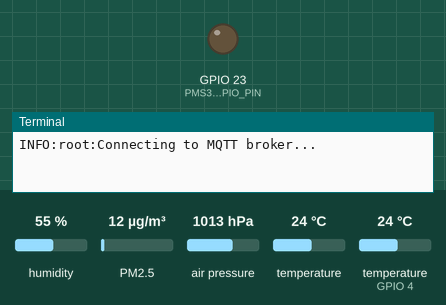
Recording of a program running on a simulated Raspberry Pi (BCM pin numbers). Shown: output pins drawn as LEDs (lit = HIGH), the last lines printed to the terminal. Inputs (shaded band) come from the test bench; at power-on: PM2.5 12 µg/m³, humidity 55 %, air pressure 1013 hPa, temperature 24 °C, temperature (sensor on GPIO 4) 24 °C. No MQTT or app messages arrive unless stated; threads take turns every 2 ms; the clock reads 2024-03-15 10:24:30 at power-on unless the program sets it; pins used as bus, display or sensor lines are not drawn.

Above: at 0.1 s.
At 1.2 s:
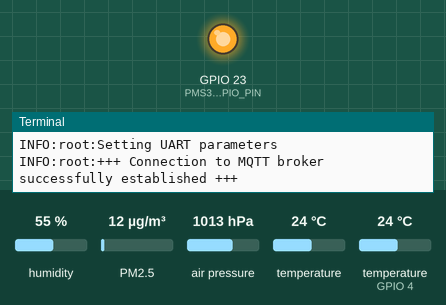
1.3 s: PM2.5 set to 6 µg/m³
4.0 s: PM2.5 set to 75 µg/m³
Timing chart, 0 to 7.0 s (numbered marks = the images above; inputs shaded):
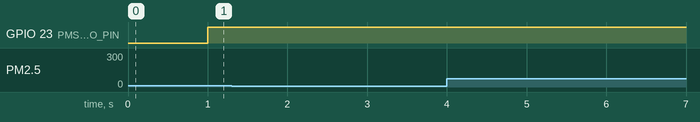

The program:

mqtt_publisher.py
```python
#!/usr/bin/env python
"""
Script collects data from temperature/humidity sensor, pressure sensor and air contamination sensor.
Sensor data are processed and converted into json and published as MQTT messages.
"""
import json
import time
import logging
import serial
from threading import Thread
import RPi.GPIO as GPIO
import smbus
import paho.mqtt.client as mqtt
import Adafruit_DHT
import aux_modules

logging.basicConfig(level=logging.DEBUG)

MOTION_SENSOR_GPIO_PIN = 27
PMS3003_SET_GPIO_PIN = 23
PMS3003_RESET_GPIO_PIN = 24

GPIO.setmode(GPIO.BCM)
# set motion sensor pin as input
GPIO.setup(MOTION_SENSOR_GPIO_PIN, GPIO.IN)

# set SET/RESET pins of PMS3003 as output
GPIO.setup(PMS3003_SET_GPIO_PIN, GPIO.OUT)
GPIO.setup(PMS3003_RESET_GPIO_PIN, GPIO.OUT)

# mqtt settings
BROKER_HOST = "192.168.1.165"
BROKER_PORT = 1883
BROKER_USERNAME = '***'
BROKER_PASSWORD = '***'


# settings for sensor type: DHT22
DHT_TYPE = Adafruit_DHT.DHT22
# sensor connected to GPIO4
DHT_PIN_NO = 4


# settings for I2C bus (MPL115A2 sensor)
i2c_bus = smbus.SMBus(1)


class MqttDataPublisher():
    """
    Class for sensor data processing and publishing as mqtt messages
    """
    def __init__(self):
        self.temperature = None
        self.humidity = None
        self.pressure = None
        self.pm1 = None
        self.pm2_5 = None
        self.pm10 = None
        self.mqtt_client = None

        # read temperature & humidity in background thread
        t_temperature_humidity = Thread(target=self.read_temperature_humidity,
                                        args=(DHT_TYPE, DHT_PIN_NO))
        t_temperature_humidity.daemon = False
        t_temperature_humidity.start()

        # read air dust (PM1, PM2.5, PM10) in background thread
        t_pm = Thread(target=self.read_air_dust_sensor, args=())
        t_pm.daemon = False
        t_pm.start()

    def read_temperature_humidity(self, sensor_type, pin_no):
        """
        Read temperature and humidity from DHT22 sensor
        Args:
            sensor_type: str - sensor type (Adafruit_DHT.DHT22 or Adafruit_DHT.DHT11)
            pin_no: int - GPIO pin of connected sensor
        """

        while True:
            self.humidity, self.temperature = Adafruit_DHT.read_retry(sensor_type, pin_no)
            time.sleep(4)

    def read_pressure(self, i2c_address):
        """
        Read data from pressure  MPL115A2 sensor.
        MPL115A2 address: 0x60(96dec)
        Reading Coefficents for compensation
        Read data back from 0x04(04), 8 bytes
        a0 MSB, a0 LSB, b1 MSB, b1 LSB, b2 MSB, b2 LSB, c12 MSB, c12 LSB
        """

        data = i2c_bus.read_i2c_block_data(i2c_address, 0x04, 8)

        # Convert the data to floating points
        a0 = (data[0] * 256 + data[1]) / 8.0
        b1 = data[2] * 256 + data[3]
        if b1 > 32767:
            b1 -= 65536
        b1 = b1 / 8192.0
        b2 = data[4] * 256 + data[5]
        if b2 > 32767:
            b2 -= 65535
        b2 = b2 / 16384.0
        c12 = ((data[6] * 256 + data[7]) / 4) / 4194304.0

        # write command to the sensor:
        # MPL115A2 address: 0x60(96)
        # Send Pressure measurement command: 0x12(18)
        # Start conversion: 0x00(00)
        i2c_bus.write_byte_data(i2c_address, 0x12, 0x00)

        time.sleep(0.1)

        # read data from i2c:
        # MPL115A2 address, 0x60(96)
        # Read data back from 0x00(00), 4 bytes
        # pres MSB, pres LSB, temp MSB, temp LSB
        data = i2c_bus.read_i2c_block_data(i2c_address, 0x00, 4)

        # Convert the data to 10-bits
        pres = ((data[0] * 256) + (data[1] & 0xC0)) / 64
        temp = ((data[2] * 256) + (data[3] & 0xC0)) / 64

        # Calculate pressure compensation
        press_comp = a0 + (b1 + c12 * temp) * pres + b2 * temp

        # Convert the data to [hPa]
        self.pressure = ((65.0 / 1023.0) * press_comp + 50) * 10.0
        converted_temp = (temp - 498) / (-5.35) + 25

    def read_air_dust_sensor(self):
        """
        Read data from air contamination sensor PMS3003
        over serial connection
        """

        GPIO.output(PMS3003_SET_GPIO_PIN, 0)
        GPIO.output(PMS3003_RESET_GPIO_PIN, 0)
        time.sleep(1)

        # set GPIO23 - SET(PMS3003), GPIO24 - RESET(PMS3003) to High
        GPIO.output(PMS3003_SET_GPIO_PIN, 1)
        GPIO.output(PMS3003_RESET_GPIO_PIN, 1)

        try:
            logging.info("Setting UART parameters")
            uart_conn = serial.Serial('/dev/ttyAMA0',
                                    baudrate=9600,
                                    parity=serial.PARITY_NONE,
                                    stopbits=serial.STOPBITS_ONE,
                                    bytesize=serial.EIGHTBITS,
                                    timeout=3.0,
                                    rtscts=False,
                                    dsrdtr=False
                                    )

            time.sleep(0.5)

        except serial.SerialException:
            logging.error("UART connection failure")

        else:
            time.sleep(0.5)

            while True:
                hex_data = uart_conn.read(30).hex()
                time.sleep(0.5)

                start_char = hex_data.find("424d")

                if start_char > -1 and start_char < 30:

                    frame_len_hi = int(hex_data[start_char + 4:start_char + 6], 16)
                    frame_len_lo = int(hex_data[start_char + 6:start_char + 8], 16)
                    frame_len = frame_len_hi * 256 + frame_len_lo

                    pm1_std_hi = int(hex_data[start_char + 8:start_char + 10], 16)
                    pm1_std_lo = int(hex_data[start_char + 10:start_char + 12], 16)
                    pm1_std = pm1_std_hi * 256 + pm1_std_lo
                    logging.info("PM1: %s", pm1_std)

                    pm2_5_std_hi = int(hex_data[start_char + 12:start_char + 14], 16)
                    pm2_5_std_lo = int(hex_data[start_char + 14:start_char + 16], 16)
                    pm2_5_std = pm2_5_std_hi *256 + pm2_5_std_lo
                    logging.info("PM2.5: %s", pm2_5_std)

                    pm10_std_hi = int(hex_data[start_char + 16:start_char + 18], 16)
                    pm10_std_lo = int(hex_data[start_char + 18:start_char + 20], 16)
                    pm10_std = pm10_std_hi * 256 + pm10_std_lo
                    logging.info("PM10: %s", pm10_std)

                    self.pm1, self.pm2_5, self.pm10 = pm1_std, pm2_5_std, pm10_std

                    time.sleep(5)

    def process_publish(self):
        """
        Process sensor data and publish as mqtt messages
        """
        life_bit = 0

        # timer for cyclically sending data
        resend_timer = aux_modules.Timer()
        resend_timer.start()
        while True:

            # send life_bit to main RPi
            life_bit += 1
            if life_bit > 254:
                life_bit = 0

            # read status of motion sensor
            motion_sensor = GPIO.input(MOTION_SENSOR_GPIO_PIN)

            self.read_pressure(i2c_address=0x60)

            # send data every 3 seconds or immediately if motion detected
            if resend_timer.elapsed_time > 3 or motion_sensor is True:
                resend_timer.stop()
                resend_timer.start()

                temperature = self.temperature
                humidity = self.humidity
                pressure = self.pressure
                pm1 = self.pm1
                pm2_5 = self.pm2_5
                pm10 = self.pm10

                if (humidity is not None
                    and temperature is not None
                    and pressure is not None
                    and pm1 is not None and pm2_5 is not None and pm10 is not None):
                    logging.debug(" \n \
                                    Temp={0:0.1f} \n \
                                    Humidity={1:0.1f}% \n \
                                    Press={2:0.1f} \n \
                                    MotionSensor:{3:2d} \n \
                                    PM1:{4:2d} PM2.5:{5:2d} PM10:{6:2d} ".
                                    format(temperature,
                                            humidity,
                                            pressure,
                                            motion_sensor,
                                            pm1,
                                            pm2_5,
                                            pm10))

                    time.sleep(0.3)

                    mqtt_topic = "HomeAutomation/LivingRoom"
                    logging.info("Publishing message to topic: %s", mqtt_topic)

                    json_msg = {'temperature': round(temperature, 3),
                                'humidity':    round(humidity, 0),
                                'pressure':    round(pressure, 2),
                                'motion_sensor': motion_sensor,
                                'pm1': pm1,
                                'pm2.5': pm2_5,
                                'pm10': pm10,
                                'life_bit': life_bit}
                    self.mqtt_client.publish(topic=mqtt_topic,
                                                payload=json.dumps(json_msg),
                                                qos=1,
                                                retain=False)

                else:
                    logging.error("Failed to fetch sensors data ")
                    time.sleep(0.5)

    def on_mqtt_connect(self, mqttc, userdata, flags, rc, props):
        """
        Called when MQTT connection successfully established
        """
        if rc==0:
            logging.info("Connected to MQTT Broker")
        else:
            logging.error("Failed to connect to MQTT Broker, error code: %s", rc)
            if rc==1:
                logging.error("1: Connection refused - incorrect protocol version")
            elif rc==2:
                logging.error("2: Connection refused - invalid client identifier")
            elif rc==3:
                logging.error("3: Connection refused - server unavailable")
            elif rc==4:
                logging.error("4: Connection refused - bad username or password")
            elif rc==5:
                logging.error("5: Connection refused - not authorised")


    def on_mqtt_message(self, client, userdata, message):
        """
        Called when MQTT message received
        """
        print(str(message.topic), ":", str(message.payload.decode('utf-8')))

    def connect_mqtt(self):
        """
        Connect to MQTT broker
        """
        while True:
            try:
                logging.info("Connecting to MQTT broker...")
                self.mqtt_client = mqtt.Client(mqtt.CallbackAPIVersion.VERSION2,
                                                "mqtt_publisher_living_room",
                                                protocol=mqtt.MQTTv5)
                self.mqtt_client.username_pw_set(BROKER_USERNAME,
                                        BROKER_PASSWORD)
                self.mqtt_client.on_connect = self.on_mqtt_connect
                self.mqtt_client.on_message = self.on_mqtt_message
                self.mqtt_client.connect(BROKER_HOST, BROKER_PORT)
                self.mqtt_client.loop_start()
                time.sleep(1)
            except Exception as err:
                logging.error("--- Connection to MQTT broker failed: %s ---", err)
            else:
                logging.info("+++ Connection to MQTT broker successfully established +++")
                break

if __name__ == "__main__":

    data_publisher = MqttDataPublisher()
    data_publisher.connect_mqtt()
    data_publisher.process_publish()
```

aux_modules.py
```python
import time

class TimerError(Exception):
    """A custom exception used to report errors in use of Timer class"""

class Timer:
    def __init__(self):
        self._start_time = None
        self._elapsed_time = None

    def start(self):
        """Start a new timer"""
        if self._start_time is not None:
            raise TimerError(f"Timer is running. Use .stop() to stop it")

        self._start_time = time.perf_counter()

    def stop(self):
        """Stop the timer, and report the elapsed time"""
        if self._start_time is None:
            raise TimerError(f"Timer is not running. Use .start() to start it")

        elapsed_time = time.perf_counter() - self._start_time
        self._start_time = None
        #print(f"Elapsed time: {elapsed_time:0.4f} seconds")

    @property
    def elapsed_time(self):
        """ get time which elapsed from 1st start"""
        return time.perf_counter() - self._start_time
```
